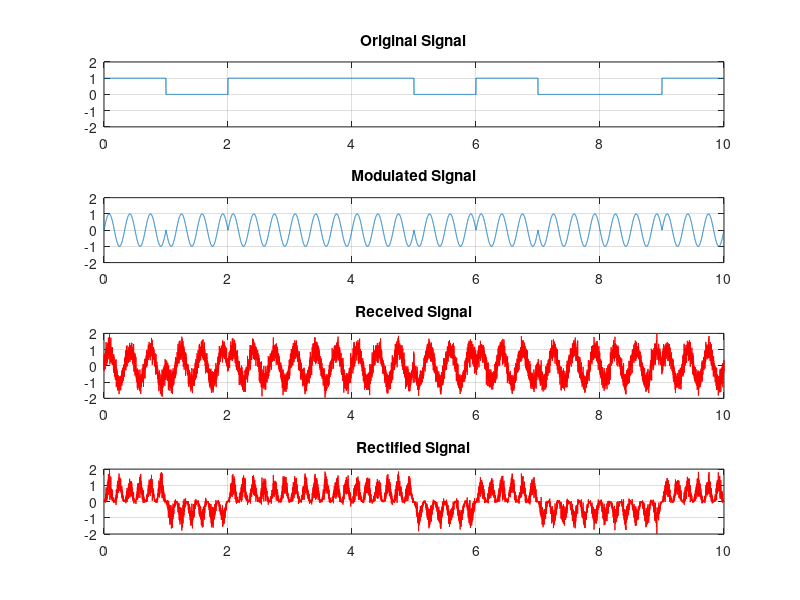

Write the MATLAB code that produced this figure.
clc; clear;
bn = '1011101001';
ln = length(bn);
Tb=1;
Td=10;
Ts=0.001;
t=0:Ts:Tb-Ts;
wt=3;
c=sin(2*pi*wt*t);
p0 = zeros(1,length(t));
p1 = ones(1,length(t));

%% Original Signal
xp = [];
y = [];
for n = 1:ln
    if bn(n)=='0'
        xn=p0;
        yn=c*(-1);
    else
        xn=p1;
        yn=c;
    end
    xp=[xp,xn];
    y=[y,yn];
end

t=0:Ts:Td-Ts;
subplot(4,1,1);
plot(t,xp); hold on; grid on;
title("Original Signal");
ylim([-2 2])

%% Signal Modulation
subplot(4,1,2);
plot(t, y);hold on; grid on;
title("Modulated Signal");
ylim([-2 2])

%% Received Signal
xr = awgn(y, 10);
subplot(4,1,3)
plot(t, xr, 'r'); grid on; axis([0, ln, -2, 2]);
title("Received Signal");

%% Rectified Signal
c=sin(2*pi*wt*t);
yr = xr.*c;
subplot(4,1,4)
plot(t, yr, 'r'); grid on; axis([0, ln, -2, 2]);
title("Rectified Signal");
meanBox = [];
for n = 0:ln-1
    meanBox(n+1, 1) = n+1;
    meanBox(n+1, 2) = mean(yr(n/Ts+1 :(n+1)/Ts));
end
disp(meanBox);

threshold = 0;
retX = [];
for n = 0:ln-1
    if (meanBox(n+1, 2) > threshold)
        sig = '1';
    else
        sig = '0';
    end
    retX = [retX, sig];
end
disp("Received Signal : ");
disp(retX);
